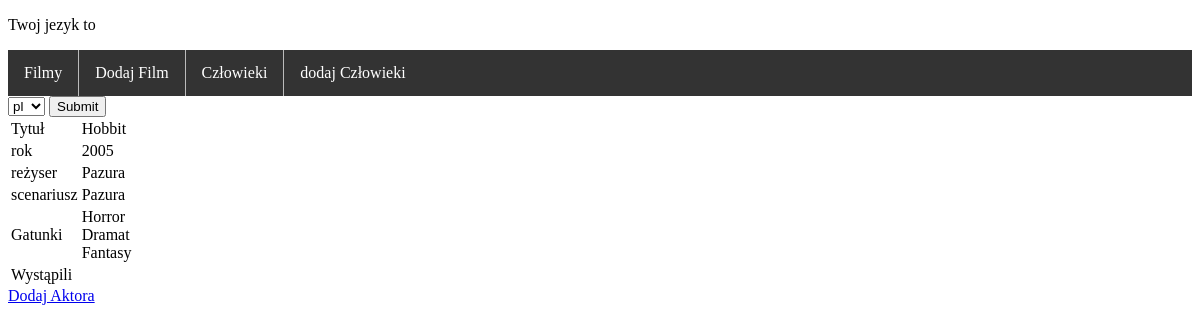
The page /movie_app/movies/3/ on the database its author committed.
### movie_app/models.py (models this page shows, shortened)
class Movie(models.Model):
    title = models.CharField(max_length=123)
    director = models.ForeignKey(Person, on_delete=models.CASCADE, related_name='directed_by')
    screenplay = models.ForeignKey(Person, on_delete=models.CASCADE, related_name='writen_by')
    year = models.IntegerField()
    rating = models.IntegerField()
    genre = models.ManyToManyField(Genre)
    actors = models.ManyToManyField(Person, through='Starring', related_name='movies')

class Person(models.Model):
    first_name = models.CharField(max_length=123)
    last_name = models.CharField(max_length=123)

class Genre(models.Model):
    name = models.CharField(max_length=123)

### movie_app/views.py (the view)
# urls.py: path('movies/<int:id>/', views.movie_view, name='movie_detail'),
def movie_view(request, id):
    movie = Movie.objects.get(pk=id)
    return render(request, 'movie_app/movie.html', {'movie': movie})

### movie_app/templates/movie_app/movie.html (shortened to what this page needs)
{% extends 'base/base.html' %}
{% block zawartosc %}
    <table>
        <tbody>
        <tr>
            <td>Tytuł</td>
            <td>{{ movie.title }}</td>
        </tr>
        <td>rok</td>
        <td>{{ movie.year }}</td>
        <tr>
            <td>reżyser</td>
            <td>{{ movie.director.last_name }}</td>
        </tr>
        <tr>
            <td>scenariusz</td>
            <td>{{ movie.screenplay.last_name }}</td>
        </tr>
        <tr>
            <td>Gatunki</td>
            <td>{% for genre in movie.genre.all %}{{ genre.name }}<br>{% endfor %}</td>
        </tr>
        <tr>
            <td>Wystąpili</td>
            <td>{% for starring in movie.starring_set.all %} {{ starring.person }} jako {{ starring.role }}<br>{% endfor %}</td>
        </tr>
        </tbody>
    </table>
    <a href="{% url 'add_actor' movie.id %}">Dodaj Aktora</a>
{% endblock %}

### rows shown on the page
Movie: title "Hobbit", year "2005", director.last_name "Pazura", screenplay.last_name "Pazura"
Genre: name "Horror"
Genre: name "Dramat"
Genre: name "Fantasy"
